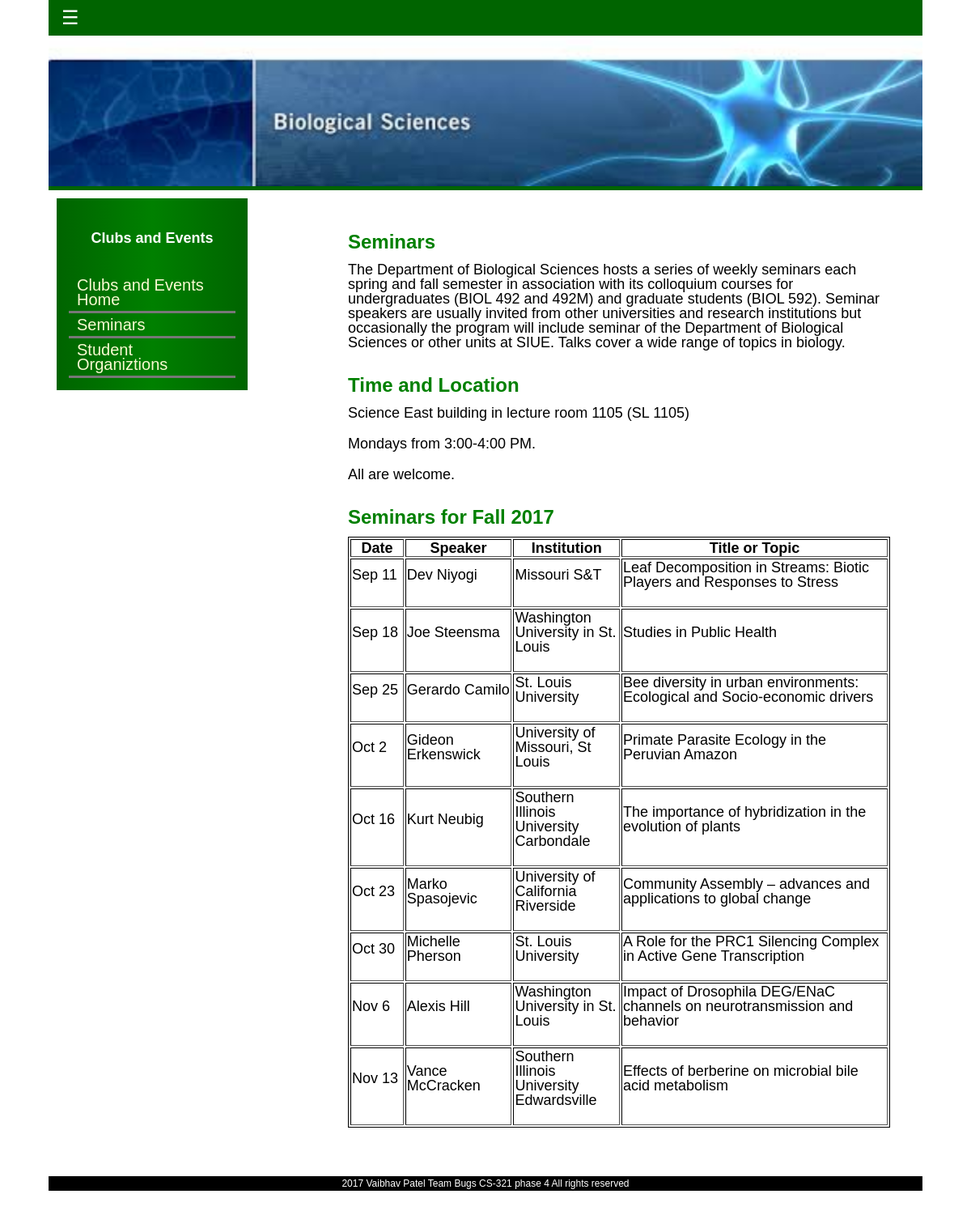
Screenshot of /clubs/seminar.php with the database file from the repository.
### tables this page shows
CREATE TABLE `seminars` (
  `id` int(32) NOT NULL,
  `date` varchar(255) NOT NULL,
  `speaker` varchar(255) NOT NULL,
  `institution` varchar(255) NOT NULL,
  `title` varchar(255) NOT NULL
);

### clubs/seminar.php (the view, shortened to what this page needs)
<?php
    $query = sprintf("SELECT * FROM seminars");
    $search_result = get_seminar($query);
    function get_seminar($query)
    {
        $conn = mysqli_connect("localhost","root","","teambugsphase4");
        $seminar = mysqli_query($conn, $query);
        return $seminar;
    }
?>
<?php
    include("../php/inc.header.php");
?>
    <body>
        <div id="content_wrapper">
            <div id="sidebar">
                    <h2>Clubs and Events</h2>
                    <ul class="side_menu">
                        <li><a href="../clubs/Home_CE.php">Clubs and Events Home</a></li>
                        <li><a href="../clubs/seminar.php">Seminars</a></li>
                        <li><a href="../clubs/clubs.php">Student Organiztions</a></li>
                    </ul>
            </div>
            <div id="content">
            	<div class="post_section">
                     <div class="post_content">
                         <h2>Seminars</h2>
                            <p>The Department of Biological Sciences hosts a series of weekly seminars each spring and fall semester in association with its colloquium courses for undergraduates (BIOL 492 and 492M) and graduate students (BIOL 592). Seminar speakers are usually invited from other universities and research institutions but occasionally the program will include seminar of the Department of Biological Sciences or other units at SIUE. Talks cover a wide range of topics in biology.</p>
                            <h2>Time and Location</h2>
                            <p>Science East building in lecture room 1105 (SL 1105)</p>
                            <p>Mondays from 3:00-4:00 PM.&#160;&#160;</p>
                            <p>All are welcome.</p>
                            <h2>Seminars for Fall 2017</h2>
                            <table align="center" border="1" frame="hsides" id="seminarsTable">
                              <tr class="head">
                                <th class="w-10">Date</th>
                                <th class="w-20">Speaker</th>
                                <th class="w-20">Institution</th>
                                <th class="w-50 seminar-hide">Title or Topic</th>
                              </tr>
                                <?php while($row = mysqli_fetch_array($search_result)):?>
                                <tr>
                                  <td><p><?php echo $row['date'];?></p>
                                 </td><td><p><?php echo $row['speaker'];?></p>
                                 </td><td><p><?php echo $row['institution'];?></p>
                                 </td><td class="seminar-hide"><p><?php echo $row['title'];?></p>
                                 </td>
                                  </tr>
                                <?php endwhile; ?>
                            </table>
                </div>
            </div>
        </div>
        </div>
<?php
    include("../php/inc.footer.php");
?>

### css/styleVaibhav.css (style rules this page uses)
body { margin: 0 5%; padding: 0; line-height: 1.5em; font-family: Tahoma, Geneva, sans-serif; font-size: 12px; background: url("../images/back2.png"); }
h1,h2 { margin: 0; padding: 0; }
p { margin: 0px; padding: 0px; }
#content_wrapper { clear: both; }
#sidebar { float: left; width: 20%; background-image: linear-gradient( to right, darkgreen, green, darkgreen ); margin-top: 10px; margin-left: 10px; margin-bottom: 10px; padding: 10px; color: white; }
#sidebar h2 { padding: 30px; text-align: center; }
.side_menu { list-style: none; padding: 5px; margin: 0 0 0 0; }
.side_menu li { padding: 0; margin: 0; }
.side_menu li a { display: block; color: lightgoldenrodyellow; padding: 5px 10px; font-size: 20px; border-bottom: 3px solid #777777; }
#content { float: right; width: 75%; background: white; color:black; margin-top: 10px; margin-right: 10px; margin-bottom: 10px; font-size: 18px; }
.post_section { clear: both; position: relative; padding: 0 30px 30px 10px; margin-bottom: 20px; }
.post_section .post_content { padding: 30px 0 0 100px; }
.post_section h2 { color: green; line-height: 120%; font-size: 24px; font-weight: bold; padding: 10px 0 10px 0; }
.post_section p { margin-bottom: 20px; }
#seminarsTable { margin-right: auto; margin-left: auto; border-color: #000000; border-width: 1px; border-style: solid; }
.w-10 { width: 10%; }
.w-20 { width: 20%; }
.w-50 { width: 50%; }
#seminarsTable th, #seminars td { text-align: center; }

### rows the page displays
seminars: date "Sep 11", speaker "Dev Niyogi", institution "Missouri S&T", title "Leaf Decomposition in Streams: Biotic Players and Responses to Stress"
seminars: date "Sep 18", speaker "Joe Steensma", institution "Washington University in St. Louis", title "Studies in Public Health"
seminars: date "Sep 25", speaker "Gerardo Camilo", institution "St. Louis University", title "Bee diversity in urban environments: Ecological and Socio-economic drivers"
seminars: date "Oct 2", speaker "Gideon Erkenswick", institution "University of Missouri, St Louis", title "Primate Parasite Ecology in the Peruvian Amazon"
seminars: date "Oct 16", speaker "Kurt Neubig", institution "Southern Illinois University Carbondale", title "The importance of hybridization in the evolution of plants"
seminars: date "Oct 23", speaker "Marko Spasojevic", institution "University of California Riverside", title "Community Assembly – advances and applications to global change"
seminars: date "Oct 30", speaker "Michelle Pherson", institution "St. Louis University", title "A Role for the PRC1 Silencing Complex in Active Gene Transcription"
seminars: date "Nov 6", speaker "Alexis Hill", institution "Washington University in St. Louis", title "Impact of Drosophila DEG/ENaC channels on neurotransmission and behavior"
seminars: date "Nov 13", speaker "Vance McCracken", institution "Southern Illinois University Edwardsville", title "Effects of berberine on microbial bile acid metabolism"

### other values shown
$copyright_year "2017"
$copyright_text "Vaibhav Patel Team Bugs CS-321 phase 4 All rights reserved"
